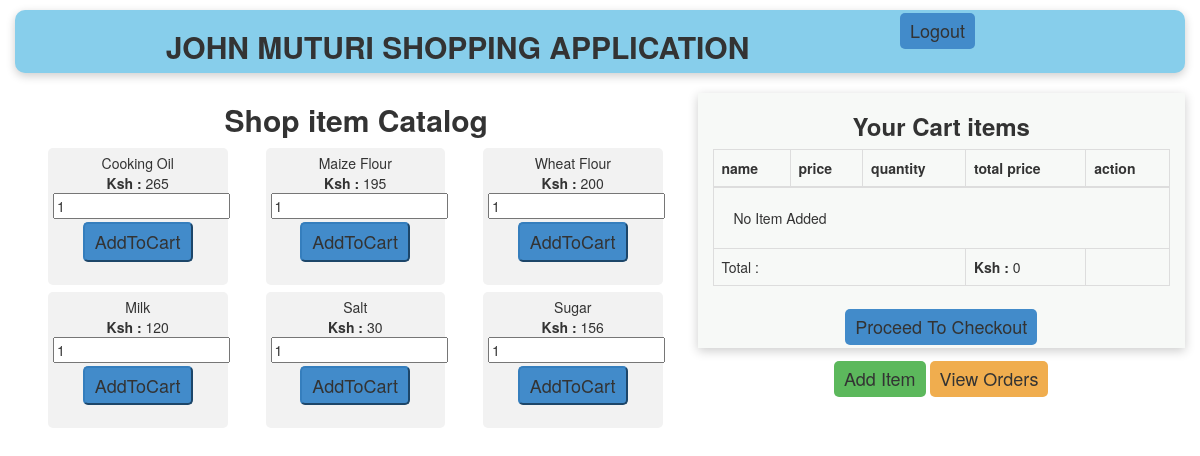
Screenshot of /index.php (signed in) with the database file from the repository.
### tables this page shows
CREATE TABLE `items` (
  `id` int(100) NOT NULL,
  `item_name` varchar(100) NOT NULL,
  `item_price` varchar(100) NOT NULL
);

### index.php (the view, shortened to what this page needs)
<!DOCTYPE html>
<html>
<head>
	<link rel="stylesheet" type="text/css" href="bootstrap.min.css">
	<link rel="stylesheet" type="text/css" href="style.css">
</head>
<body style="background: #fff;">
	<?php
	include'myApi.php';
   $user_id = $_SESSION['user_id'];
	?>
	<div class="col-md-12">
		<div class="col-md-12 shopName">
         <div class="col-md-9">
            <center><h2><b>JOHN MUTURI SHOPPING APPLICATION</b></h2></center>
         </div>
			<div class="col-md-3">
         <a href="index.php?logout=<?php echo $user_id;?>" onclick = "return confirm('are you sure you want to logout');" class="btn-primary mybtn">logout</a>
         </div>
</div>
<div class="col-md-7">
	<center><h2><b>Shop item Catalog</b></h2></center>
		<div class="products">
         <?php
            $select_product = mysqli_query($conn, "SELECT * FROM `items`") or die('query failed');
            if(mysqli_num_rows($select_product) > 0){
            while($fetch_product = mysqli_fetch_assoc($select_product))
            {
         ?>
         <div class="col-md-4">
            <div class="inner-div">
            <center>
            <form method="post" class="form-group" action="">
               <div ><?php echo $fetch_product['item_name']; ?></div>
               <div ><b>Ksh : </b><?php echo $fetch_product['item_price'];?></div>
               <input type="number" min="1" name="item_qty" value="1">
               <input type="submit" style="margin-top:3px;" value="addToCart" name="addToCart" class="btn-primary mybtn">
      </form>
            </center>
            </div>
         </div>
   <?php
      };
   };
   ?>
   </div>
</div>
<div class="col-md-5 userCart">
	<center><h3><b>Your Cart items</b></h3></center>
	<table class="table table-bordered">
    <thead scope="row ">
         <th scope="col">name</th>
         <th scope="col">price</th>
         <th scope="col">quantity</th>
         <th scope="col">total price</th>
         <th scope="col">action</th>
      </thead>
      <tbody>
         <?php
            $cart_query = mysqli_query($conn, "SELECT * FROM `cart_items` WHERE user_id = '$user_id'") or die('query failed');
            $grand_total = 0;
            if(mysqli_num_rows($cart_query) > 0){
            while($fetch_cart = mysqli_fetch_assoc($cart_query)){
         ?>
         <tr>
            <td><?php echo $fetch_cart['item_name']; ?></td>
            <td><?php echo $fetch_cart['item_price']; ?></td>
            <td>
               <form action="" method="post">
                  <input type="hidden" name="cart_id" value="<?php echo $fetch_cart['id']; ?>">
                  <input type="number" min="1" name="cart_quantity" value="<?php echo $fetch_cart['item_qty']; ?>">
                  <input type="hidden" name="user_id" visibility="hidden" value="<?php echo $user_id ?>">
                  <input  type="submit" name="update_cart" value="update" class=" btn-primary mybtn">
               </form>
               <td><?php echo $sub_total = ($fetch_cart['item_price'] * $fetch_cart['item_qty']); ?></td>
               <td><a href="myApi.php?remove=<?php echo $fetch_cart['id']; ?>" class="btn-danger mybtn" onclick="return confirm('remove item from cart?');">remove</a></td>
            </td>
         </tr>
         <?php
         $grand_total += $sub_total;
            }
         }else{
            echo '<tr><td style="padding:20px; text-transform:capitalize;" colspan="6">no item added</td></tr>';
         }
      ?>
      <tr class="table-bottom">
         <td colspan="3">Total :</td>
         <td><b>Ksh : </b><?php echo $grand_total; ?></td>
      </tr>
      </tbody>
   </table>
   <div class="cart-btn">
      <center><a href="#" class="btn-primary mybtn" <?php echo ($grand_total > 1)?'':'disabled'; ?>>proceed to checkout</a></center>
   </div>
</div>
<center>
   <a href="#" id="myBtns" class="btn-success mybtn" <?php echo ($grand_total > 1)?'':'disabled'; ?>>Add Item</a>
   <a href="order.php" class="btn-warning mybtn" <?php echo ($grand_total > 1)?'':'disabled'; ?>>View Orders</a></center>
</body>
</html>

### style.css (style rules this page uses)
.shopName { background: skyblue; margin-top: 10px; margin-bottom: 10px; box-shadow: 0 3px 10px rgb(0 0 0 / 0.2); border-radius: 10px; }
.userCart { background-color: #f7f9f7; margin-top: 10px; margin-bottom: 10px; box-shadow: 0 3px 10px rgb(0 0 0 / 0.2); }
.mybtn { display: inline-block; padding:5px 10px; cursor: pointer; margin-top: 3px; margin-bottom: 3px; font-size: 18px; color:var(--white); border-radius: 5px; text-transform: capitalize; }
.inner-div { background:#f2f2f2; margin: 2px 5px 5px 3px; border-radius: 5px; padding: 5px; }

### rows the page displays
items: item_name "Cooking Oil", item_price "265"
items: item_name "Maize Flour", item_price "195"
items: item_name "Wheat Flour", item_price "200"
items: item_name "Milk", item_price "120"
items: item_name "Salt", item_price "30"
items: item_name "Sugar", item_price "156"

### other values shown
$grand_total "0"
